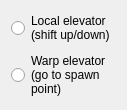
<?xml version="1.0" encoding="UTF-8"?>
<ui version="4.0">
 <class>MetatileElevatorEditWidget</class>
 <widget class="QWidget" name="MetatileElevatorEditWidget">
  <property name="geometry">
   <rect>
    <x>0</x>
    <y>0</y>
    <width>127</width>
    <height>82</height>
   </rect>
  </property>
  <property name="windowTitle">
   <string>Form</string>
  </property>
  <layout class="QVBoxLayout" name="verticalLayout">
   <item>
    <widget class="QRadioButton" name="localButton">
     <property name="text">
      <string>Local elevator
(shift up/down)</string>
     </property>
    </widget>
   </item>
   <item>
    <widget class="QRadioButton" name="warpButton">
     <property name="text">
      <string>Warp elevator
(go to spawn
point)</string>
     </property>
    </widget>
   </item>
  </layout>
 </widget>
 <resources/>
 <connections/>
</ui>
